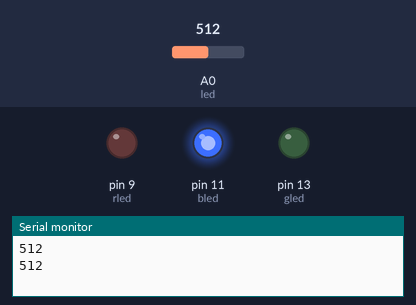
This sketch was run on a simulated Arduino Uno, built with avr-gcc and run on an emulated ATmega328P. Shown: output pins drawn as LEDs (lit = HIGH), the last lines printed to the serial monitor. The inputs (shaded band) are chosen by the test bench; at power-on: A0 (led) = 512.

Above: at 2.8 s.
2.9 s: A0 (led) set to 269
5.6 s: A0 (led) set to 240
At 7.1 s:
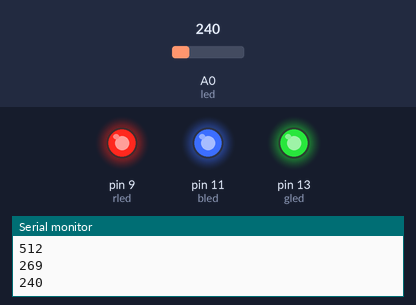
8.3 s: A0 (led) set to 261
At 9.8 s:
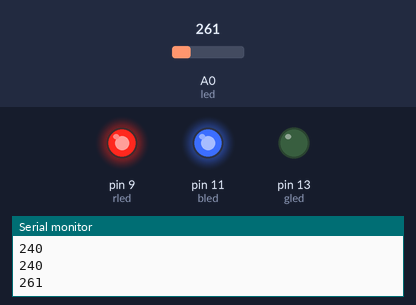
11.5 s: A0 (led) set to 218
At 15.6 s:
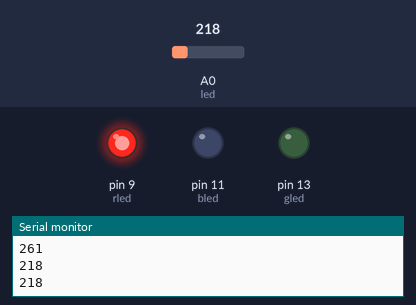
16.0 s: A0 (led) set to 238
At 17.6 s:
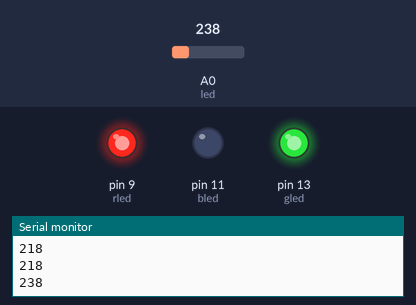
19.5 s: A0 (led) set to 306
At 21.8 s:
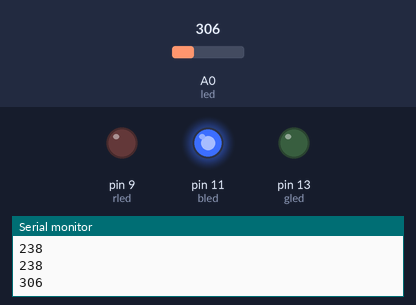
Timing chart, 0 to 23.3 s (numbered marks = the images above; inputs shaded):
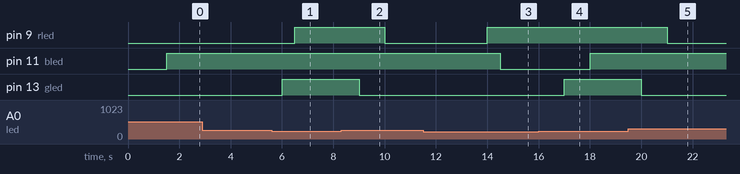

Measured:
- the behaviour switches between 251 and 250 on A0 (led) (found by bisection; images 0 and 1)
- after the input at 5.6 s, pin 9 (rled): LOW → HIGH after 0.90 s; pin 13 (gled): LOW → HIGH after 0.40 s
- after the input at 8.3 s, pin 9 (rled): HIGH → LOW after 1.7 s; pin 13 (gled): HIGH → LOW after 0.70 s
- after the input at 11.5 s, pin 9 (rled): LOW → HIGH after 2.5 s; pin 11 (bled): HIGH → LOW after 3.0 s
- after the input at 16.0 s, pin 11 (bled): LOW → HIGH after 2.0 s; pin 13 (gled): LOW → HIGH after 1.0 s
- after the input at 19.5 s, pin 9 (rled): HIGH → LOW after 1.5 s; pin 13 (gled): HIGH → LOW after 0.50 s

The sketch:

sketch_mar06a.ino
```cpp
int x = 0, gled = 13, bled = 11, rled = 9; // variable x=0, yellow led is connected to pin 13

void setup() {
  Serial.begin(9600); // set communication speed to 9600 band (9600 bits per second)
  pinMode(gled, OUTPUT); // set the led to output
  pinMode(rled, OUTPUT); // Set rled to output
  pinMode(bled, OUTPUT); // set bled to output
}

void loop() {
  x = analogRead(A0); // read the analog value from A0 and store it in variable called x
  Serial.println(x); // display the value in x on the computer screen

  if (x > 228 && x < 251) { // if x is greater than 228 and less than 251
    digitalWrite(gled, HIGH); // turn on yellow led
    delay(500); // wait for 500 milliseconds before continuing
  } else {
    digitalWrite(gled, LOW); // otherwise, turn off yellow led
    delay(1000); // wait for one second before continuing
  }

  if (x < 251) { // if x is less than 251
    digitalWrite(rled, HIGH); // turn on red led
    delay(500); // wait for 500 milliseconds before continuing
  } else {
    digitalWrite(rled, LOW); // otherwise, turn off red led
    delay(500); // wait for 500 milliseconds before continuing
  }

  if (x > 228) { // if x is greater than 228
    digitalWrite(bled, HIGH); // turn on blue led
    delay(500); // wait for 500 milliseconds before continuing
  } else {
    digitalWrite(bled, LOW); // otherwise, turn off blue led
    delay(500); // wait for 500 milliseconds before continuing
  }
}
```
